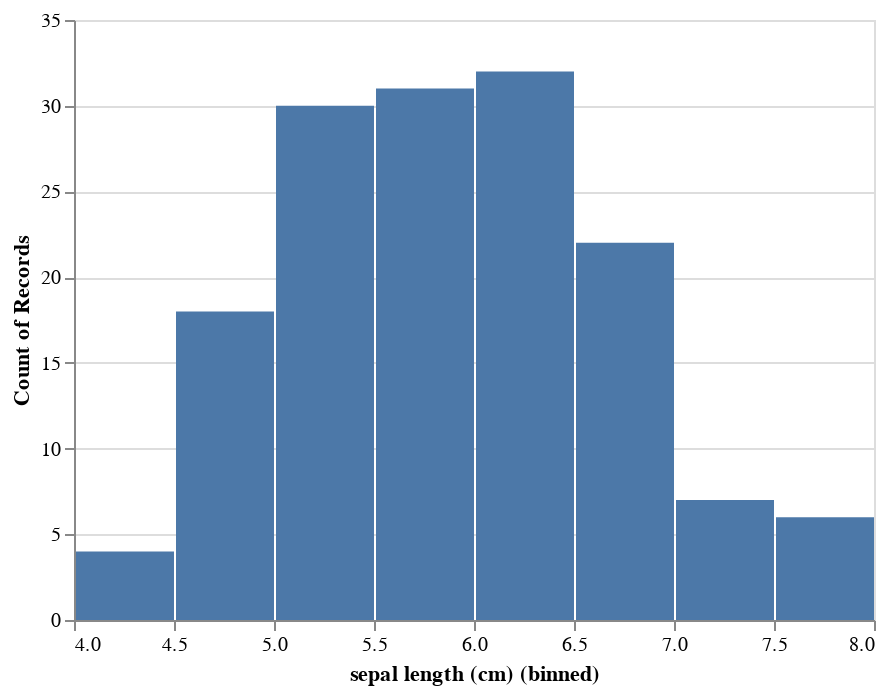

Source (notebook cell):
### Code cell
barchart.interactive()

### Figure 1 — Vega-Lite specification as saved in the notebook (floating-point values rounded to 4 significant figures; data arrays with more than 128 entries replaced by an {"elided": "..."} marker saying what was removed)
{"config": {"view": {"continuousWidth": 400, "continuousHeight": 300}}, "data": {"name": "data-84f96f3a2fdea58da25b3b58a4662690"}, "mark": "bar", "encoding": {"x": {"bin": {"maxbins": 10}, "field": "sepal length (cm)", "type": "quantitative"}, "y": {"aggregate": "count", "stack": null, "type": "quantitative"}}, "selection": {"selector001": {"type": "interval", "bind": "scales", "encodings": ["x", "y"]}}, "$schema": "https://vega.github.io/schema/vega-lite/v4.17.0.json", "datasets": {"data-84f96f3a2fdea58da25b3b58a4662690": {"elided": "150 records"}}}
